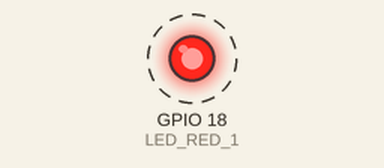
This sketch was run on a simulated ESP32. Shown: output pins drawn as LEDs (lit = HIGH). Dashed ring = blinking. What the sketch prints to the serial monitor is not drawn.

Above: at 0.05 s.
Timing chart, 0 to 3.0 s (numbered marks = the images above):
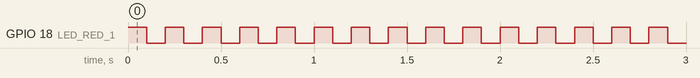

Measured:
- by itself, GPIO 18 (LED_RED_1): alternates HIGH for 0.10 s and LOW for 0.10 s
- by itself, everything shown: repeats every 5.4 s, in 32 steps

The sketch:

ESP32-Multitasking.ino
```cpp
#define RETRY_PERIOD 1000
#define RETRY_ADJUSTMENT 500
#define MAX_ATTEMPTS 5

#define LED_ON_PERIOD 100
#define LED_RED_1   18

// the setup function runs once when you press reset or power the board
void setup() {
  // initialize digital pin LED_BUILTIN as an output.
  pinMode (LED_RED_1, OUTPUT);

  Serial.begin (115200);

  xTaskCreatePinnedToCore (
    loop2,     // Function to implement the task
    "loop2",   // Name of the task
    1000,      // Stack size in bytes
    NULL,      // Task input parameter
    0,         // Priority of the task
    NULL,      // Task handle.
    0          // Core where the task should run
  );
}

// the loop function runs over and over again forever
void loop() {
  digitalWrite (LED_RED_1, HIGH);
  delay (LED_ON_PERIOD);
  digitalWrite (LED_RED_1, LOW);
  delay (LED_ON_PERIOD);
}

// the loop2 function also runs forver but as a parallel task
void loop2 (void* pvParameters) {
  while (1) {
    Serial.print ("Hello");
    delay (500);
    Serial.println (" World");
    delay (500);
  }
}
```
